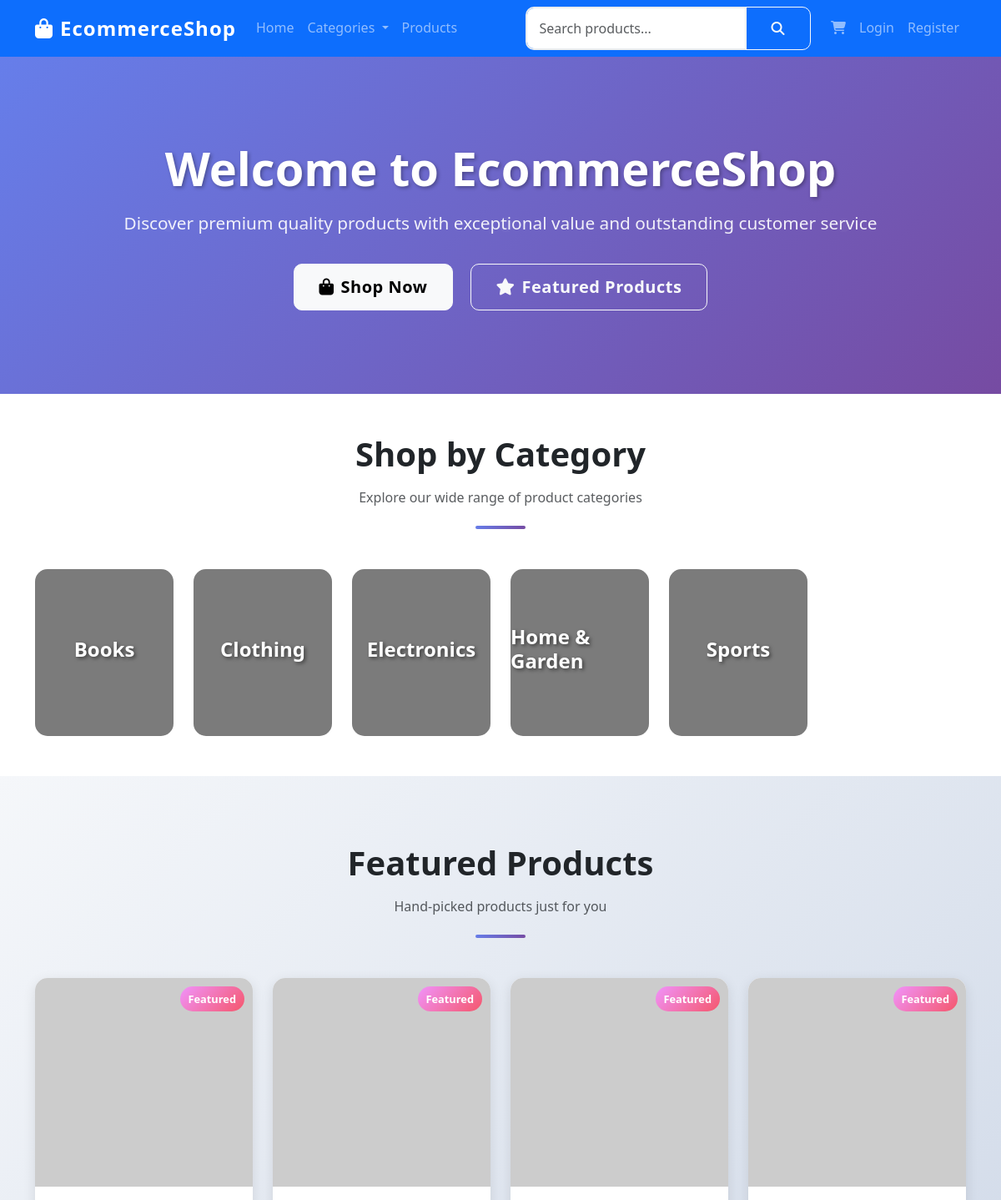
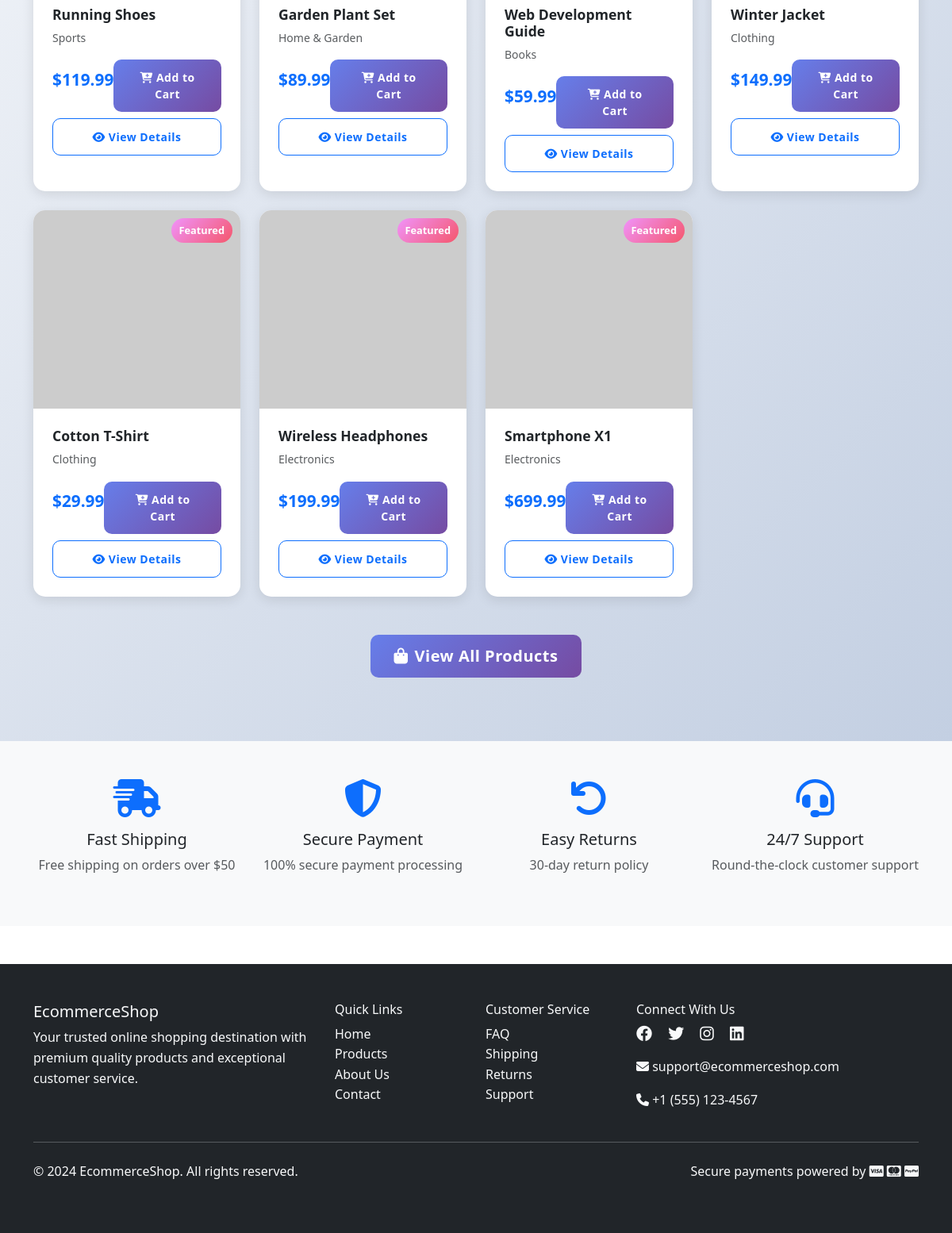
The page / on the database its author committed (2 pictures, top to bottom).
### products/models.py (models this page shows, shortened)
class Category(models.Model):
    name = models.CharField(max_length=100, unique=True)
    slug = models.SlugField(max_length=100, unique=True)
    description = models.TextField(blank=True)
    image = models.ImageField(upload_to='categories/', blank=True, null=True)
    created_at = models.DateTimeField(auto_now_add=True)
    updated_at = models.DateTimeField(auto_now=True)
    class Meta:
        verbose_name_plural = 'Categories'
        ordering = ['name']

class Product(models.Model):
    STOCK_STATUS_CHOICES = [
        ('in_stock', 'In Stock'),
        ('out_of_stock', 'Out of Stock'),
        ('discontinued', 'Discontinued'),
    ]
    name = models.CharField(max_length=200)
    slug = models.SlugField(max_length=200, unique=True)
    description = models.TextField()
    price = models.DecimalField(max_digits=10, decimal_places=2)
    image = models.ImageField(upload_to='products/', blank=True, null=True)
    category = models.ForeignKey(Category, on_delete=models.CASCADE, related_name='products')
    stock = models.PositiveIntegerField(default=0)
    stock_status = models.CharField(max_length=20, choices=STOCK_STATUS_CHOICES, default='in_stock')
    is_active = models.BooleanField(default=True)
    featured = models.BooleanField(default=False)
    created_at = models.DateTimeField(auto_now_add=True)
    updated_at = models.DateTimeField(auto_now=True)
    class Meta:
        ordering = ['-created_at']
        indexes = [
            models.Index(fields=['slug']),
            models.Index(fields=['category']),
            models.Index(fields=['featured']),
        ]
    @property
    def is_in_stock(self):
        return self.stock > 0 and self.stock_status == 'in_stock'

### core/views.py (the view)
# urls.py: path('', views.home, name='home'),
def home(request):
    featured_products = Product.objects.filter(
        featured=True,
        is_active=True
    ).select_related('category')[:8]
    categories = Category.objects.all()[:6]
    context = {
        'featured_products': featured_products,
        'categories': categories,
    }
    return render(request, 'core/home.html', context)

### templates/core/home.html (shortened to what this page needs)
{% extends 'base.html' %}
{% load static %}
{% block content %}
<section class="hero-section">
    <div class="container">
        <div class="hero-content">
            <h1 class="hero-title">Welcome to EcommerceShop</h1>
            <p class="hero-subtitle">Discover premium quality products with exceptional value and outstanding customer service</p>
            <div class="hero-buttons">
                <a href="{% url 'products:product_list' %}" class="btn btn-light btn-lg me-3">
                    <i class="fas fa-shopping-bag me-2"></i>Shop Now
                </a>
                <a href="#featured" class="btn btn-outline-light btn-lg">
                    <i class="fas fa-star me-2"></i>Featured Products
                </a>
            </div>
        </div>
    </div>
</section>
<section class="py-5">
    <div class="container">
        <div class="section-title">
            <h2>Shop by Category</h2>
            <p class="text-muted">Explore our wide range of product categories</p>
        </div>
        <div class="row g-4">
            {% for category in categories %}
            <div class="col-md-4 col-lg-2">
                <a href="{% url 'products:category_detail' category.slug %}" class="category-card"
                   style="background-image: url('{% if category.image %}{{ category.image.url }}{% else %}https://via.placeholder.com/300x200/667eea/ffffff?text={{ category.name }}{% endif %}');">
                    <h3 class="category-title">{{ category.name }}</h3>
                </a>
            </div>
            {% empty %}
            <div class="col-12 text-center">
                <p class="text-muted">No categories available at the moment.</p>
            </div>
            {% endfor %}
        </div>
    </div>
</section>
<section id="featured" class="featured-section">
    <div class="container">
        <div class="section-title">
            <h2>Featured Products</h2>
            <p class="text-muted">Hand-picked products just for you</p>
        </div>
        <div class="row g-4">
            {% for product in featured_products %}
            <div class="col-md-6 col-lg-3">
                <div class="card product-card">
                    <div class="product-image">
                        <img src="{% if product.image %}{{ product.image.url }}{% else %}https://via.placeholder.com/300x250/f8f9fa/6c757d?text={{ product.name }}{% endif %}"
                             alt="{{ product.name }}" class="card-img-top">
                        {% if product.featured %}
                        <span class="product-badge">Featured</span>
                        {% endif %}
                    </div>
                    <div class="card-body product-info">
                        <h5 class="product-title">{{ product.name }}</h5>
                        <p class="text-muted small">{{ product.category.name }}</p>
                        <div class="d-flex justify-content-between align-items-center">
                            <span class="product-price">${{ product.price }}</span>
                            {% if product.is_in_stock %}
                                <button class="btn btn-primary btn-sm" onclick="addToCart({{ product.id }})">
                                    <i class="fas fa-cart-plus"></i> Add to Cart
                                </button>
                            {% else %}
                                <span class="btn btn-secondary btn-sm disabled">Out of Stock</span>
                            {% endif %}
                        </div>
                        <div class="mt-2">
                            <a href="{% url 'products:product_detail' product.slug %}" class="btn btn-outline-primary btn-sm w-100">
                                <i class="fas fa-eye"></i> View Details
                            </a>
                        </div>
                    </div>
                </div>
            </div>
            {% endfor %}
        </div>
        {% if featured_products %}
        <div class="text-center mt-5">
            <a href="{% url 'products:product_list' %}" class="btn btn-primary btn-lg">
                <i class="fas fa-shopping-bag me-2"></i>View All Products
            </a>
        </div>
        {% endif %}
    </div>
</section>
<section class="py-5 bg-light">
    <div class="container">
        <div class="row g-4">
            <div class="col-md-3 text-center">
                <div class="feature-item">
                    <i class="fas fa-shipping-fast fa-3x text-primary mb-3"></i>
                    <h5>Fast Shipping</h5>
                    <p class="text-muted">Free shipping on orders over $50</p>
                </div>
            </div>
            <div class="col-md-3 text-center">
                <div class="feature-item">
                    <i class="fas fa-shield-alt fa-3x text-primary mb-3"></i>
                    <h5>Secure Payment</h5>
                    <p class="text-muted">100% secure payment processing</p>
                </div>
            </div>
            <div class="col-md-3 text-center">
                <div class="feature-item">
                    <i class="fas fa-undo fa-3x text-primary mb-3"></i>
                    <h5>Easy Returns</h5>
                    <p class="text-muted">30-day return policy</p>
                </div>
            </div>
            <div class="col-md-3 text-center">
                <div class="feature-item">
                    <i class="fas fa-headset fa-3x text-primary mb-3"></i>
                    <h5>24/7 Support</h5>
                    <p class="text-muted">Round-the-clock customer support</p>
                </div>
            </div>
        </div>
    </div>
</section>
{% endblock %}

### templates/base.html (shortened to what this page needs)
{% load static %}
<!DOCTYPE html>
<html lang="en">
<head>
    <link href="https://cdn.jsdelivr.net/npm/bootstrap@5.3.0/dist/css/bootstrap.min.css" rel="stylesheet">
    <link rel="stylesheet" href="https://cdnjs.cloudflare.com/ajax/libs/font-awesome/6.4.0/css/all.min.css">
    <link href="{% static 'css/style.css' %}" rel="stylesheet">
</head>
<body>
    <nav class="navbar navbar-expand-lg navbar-dark bg-primary sticky-top">
        <div class="container">
            <a class="navbar-brand fw-bold" href="{% url 'core:home' %}">
                <i class="fas fa-shopping-bag me-2"></i>EcommerceShop
            </a>
            <div class="collapse navbar-collapse" id="navbarNav">
                <ul class="navbar-nav me-auto">
                    <li class="nav-item">
                        <a class="nav-link" href="{% url 'core:home' %}">Home</a>
                    </li>
                    <li class="nav-item dropdown">
                        <a class="nav-link dropdown-toggle" href="#" id="categoriesDropdown" role="button" data-bs-toggle="dropdown">
                            Categories
                        </a>
                    </li>
                    <li class="nav-item">
                        <a class="nav-link" href="{% url 'products:product_list' %}">Products</a>
                    </li>
                </ul>
                <form class="d-flex me-3" method="GET" action="{% url 'products:product_list' %}">
                    <div class="input-group">
                        <input class="form-control" type="search" name="search" placeholder="Search products..." value="{{ request.GET.search }}">
                        <button class="btn btn-outline-light" type="submit">
                            <i class="fas fa-search"></i>
                        </button>
                    </div>
                </form>
                <ul class="navbar-nav">
                    <li class="nav-item">
                        <a class="nav-link position-relative" href="{% url 'cart:cart_detail' %}">
                            <i class="fas fa-shopping-cart"></i>
                        </a>
                    </li>
                    {% if user.is_authenticated %}
                        <li class="nav-item dropdown">
                            <a class="nav-link dropdown-toggle" href="#" id="userDropdown" role="button" data-bs-toggle="dropdown">
                                <i class="fas fa-user"></i> {{ user.first_name|default:user.username }}
                            </a>
                            <ul class="dropdown-menu">
                                <li><a class="dropdown-item" href="{% url 'accounts:profile' %}">Profile</a></li>
                                <li><a class="dropdown-item" href="{% url 'orders:order_list' %}">My Orders</a></li>
                                <li><hr class="dropdown-divider"></li>
                                <li><a class="dropdown-item" href="{% url 'accounts:logout' %}">Logout</a></li>
                            </ul>
                        </li>
                    {% else %}
                        <li class="nav-item">
                            <a class="nav-link" href="{% url 'accounts:login' %}">Login</a>
                        </li>
                        <li class="nav-item">
                            <a class="nav-link" href="{% url 'accounts:register' %}">Register</a>
                        </li>
                    {% endif %}
                </ul>
            </div>
        </div>
    </nav>
    <main>
        {% block content %}
        {% endblock %}
    </main>
    <footer class="bg-dark text-light py-5 mt-5">
        <div class="container">
            <div class="row">
                <div class="col-md-4">
                    <h5>EcommerceShop</h5>
                    <p>Your trusted online shopping destination with premium quality products and exceptional customer service.</p>
                </div>
                <div class="col-md-2">
                    <h6>Quick Links</h6>
                    <ul class="list-unstyled">
                        <li><a href="{% url 'core:home' %}" class="text-light text-decoration-none">Home</a></li>
                        <li><a href="{% url 'products:product_list' %}" class="text-light text-decoration-none">Products</a></li>
                        <li><a href="#" class="text-light text-decoration-none">About Us</a></li>
                        <li><a href="#" class="text-light text-decoration-none">Contact</a></li>
                    </ul>
                </div>
                <div class="col-md-2">
                    <h6>Customer Service</h6>
                    <ul class="list-unstyled">
                        <li><a href="#" class="text-light text-decoration-none">FAQ</a></li>
                        <li><a href="#" class="text-light text-decoration-none">Shipping</a></li>
                        <li><a href="#" class="text-light text-decoration-none">Returns</a></li>
                        <li><a href="#" class="text-light text-decoration-none">Support</a></li>
                    </ul>
                </div>
                <div class="col-md-4">
                    <h6>Connect With Us</h6>
                    <div class="social-links mb-3">
                        <a href="#" class="text-light me-3"><i class="fab fa-facebook fa-lg"></i></a>
                        <a href="#" class="text-light me-3"><i class="fab fa-twitter fa-lg"></i></a>
                        <a href="#" class="text-light me-3"><i class="fab fa-instagram fa-lg"></i></a>
                        <a href="#" class="text-light me-3"><i class="fab fa-linkedin fa-lg"></i></a>
                    </div>
                    <p><i class="fas fa-envelope"></i> support@ecommerceshop.com</p>
                    <p><i class="fas fa-phone"></i> +1 (555) 123-4567</p>
                </div>
            </div>
            <hr class="my-4">
            <div class="row">
                <div class="col-md-6">
                    <p>&copy; 2024 EcommerceShop. All rights reserved.</p>
                </div>
                <div class="col-md-6 text-end">
                    <p>Secure payments powered by <i class="fab fa-cc-visa"></i> <i class="fab fa-cc-mastercard"></i> <i class="fab fa-cc-paypal"></i></p>
                </div>
            </div>
        </div>
    </footer>
</body>
</html>

### rows shown on the page
Category: name "Books"
Category: name "Clothing"
Category: name "Electronics"
Category: name "Home & Garden"
Category: name "Sports"
Product: featured "Featured", name "Running Shoes", category.name "Sports", price "119.99"
Product: featured "Featured", name "Garden Plant Set", category.name "Home & Garden", price "89.99"
Product: featured "Featured", name "Web Development Guide", category.name "Books", price "59.99"
Product: featured "Featured", name "Winter Jacket", category.name "Clothing", price "149.99"
Product: featured "Featured", name "Cotton T-Shirt", category.name "Clothing", price "29.99"
Product: featured "Featured", name "Wireless Headphones", category.name "Electronics", price "199.99"
Product: featured "Featured", name "Smartphone X1", category.name "Electronics", price "699.99"
